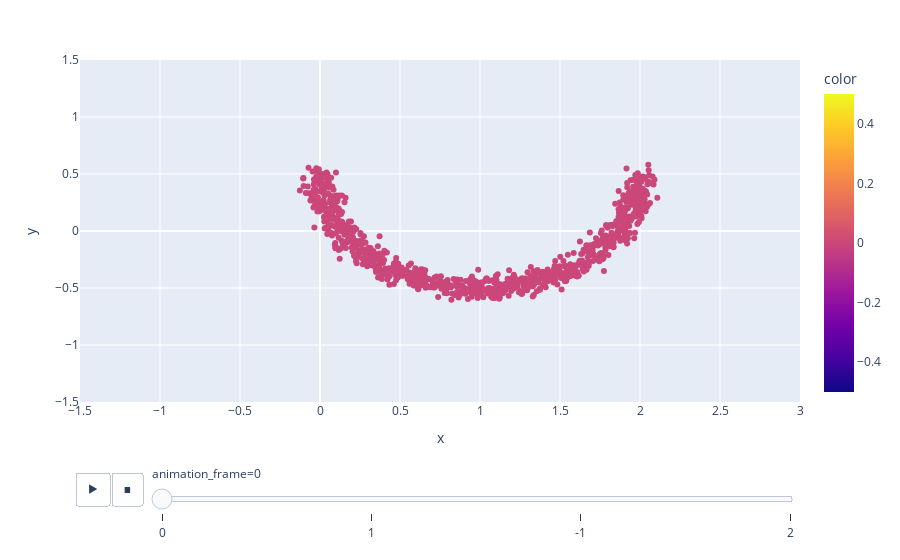

The cell this chart's notebook holds for it:
### Code cell
fig =px.scatter( x = np_sorted[:,1],y=np_sorted[:,2],color=stdbscanfit.labels, animation_frame=stdbscanfit.labels)
fig.update_layout(xaxis=dict(range=[-1.5,3]),
    yaxis=dict(range=[-1.5,1.5])
                  )
fig.write_html('fig_mon_fit.html')
fig.show()

### Figure 1 — Plotly figure (JSON) as saved in the notebook; plotly's stock layout.template omitted (floating-point values rounded to 4 significant figures; data arrays with more than 128 entries replaced by an {"elided": "..."} marker saying what was removed)
{"data": [{"hovertemplate": "animation_frame=0<br>x=%{x}<br>y=%{y}<br>color=%{marker.color}<extra></extra>", "legendgroup": "", "marker": {"color": {"elided": "982 int values"}, "coloraxis": "coloraxis", "symbol": "circle"}, "mode": "markers", "name": "", "orientation": "v", "showlegend": false, "type": "scatter", "x": {"elided": "982 float values"}, "xaxis": "x", "y": {"elided": "982 float values"}, "yaxis": "y"}], "layout": {"coloraxis": {"colorbar": {"title": {"text": "color"}}, "colorscale": [[0.0, "#0d0887"], [0.1111, "#46039f"], [0.2222, "#7201a8"], [0.3333, "#9c179e"], [0.4444, "#bd3786"], [0.5556, "#d8576b"], [0.6667, "#ed7953"], [0.7778, "#fb9f3a"], [0.8889, "#fdca26"], [1.0, "#f0f921"]]}, "legend": {"tracegroupgap": 0}, "margin": {"t": 60}, "sliders": [{"active": 0, "currentvalue": {"prefix": "animation_frame="}, "len": 0.9, "pad": {"b": 10, "t": 60}, "steps": [{"args": [["0"], {"frame": {"duration": 0, "redraw": false}, "fromcurrent": true, "mode": "immediate", "transition": {"duration": 0, "easing": "linear"}}], "label": "0", "method": "animate"}, {"args": [["1"], {"frame": {"duration": 0, "redraw": false}, "fromcurrent": true, "mode": "immediate", "transition": {"duration": 0, "easing": "linear"}}], "label": "1", "method": "animate"}, {"args": [["-1"], {"frame": {"duration": 0, "redraw": false}, "fromcurrent": true, "mode": "immediate", "transition": {"duration": 0, "easing": "linear"}}], "label": "-1", "method": "animate"}, {"args": [["2"], {"frame": {"duration": 0, "redraw": false}, "fromcurrent": true, "mode": "immediate", "transition": {"duration": 0, "easing": "linear"}}], "label": "2", "method": "animate"}], "x": 0.1, "xanchor": "left", "y": 0, "yanchor": "top"}], "updatemenus": [{"buttons": [{"args": [null, {"frame": {"duration": 500, "redraw": false}, "fromcurrent": true, "mode": "immediate", "transition": {"duration": 500, "easing": "linear"}}], "label": "&#9654;", "method": "animate"}, {"args": [[null], {"frame": {"duration": 0, "redraw": false}, "fromcurrent": true, "mode": "immediate", "transition": {"duration": 0, "easing": "linear"}}], "label": "&#9724;", "method": "animate"}], "direction": "left", "pad": {"r": 10, "t": 70}, "showactive": false, "type": "buttons", "x": 0.1, "xanchor": "right", "y": 0, "yanchor": "top"}], "xaxis": {"anchor": "y", "domain": [0.0, 1.0], "range": [-1.5, 3], "title": {"text": "x"}}, "yaxis": {"anchor": "x", "domain": [0.0, 1.0], "range": [-1.5, 1.5], "title": {"text": "y"}}}}
